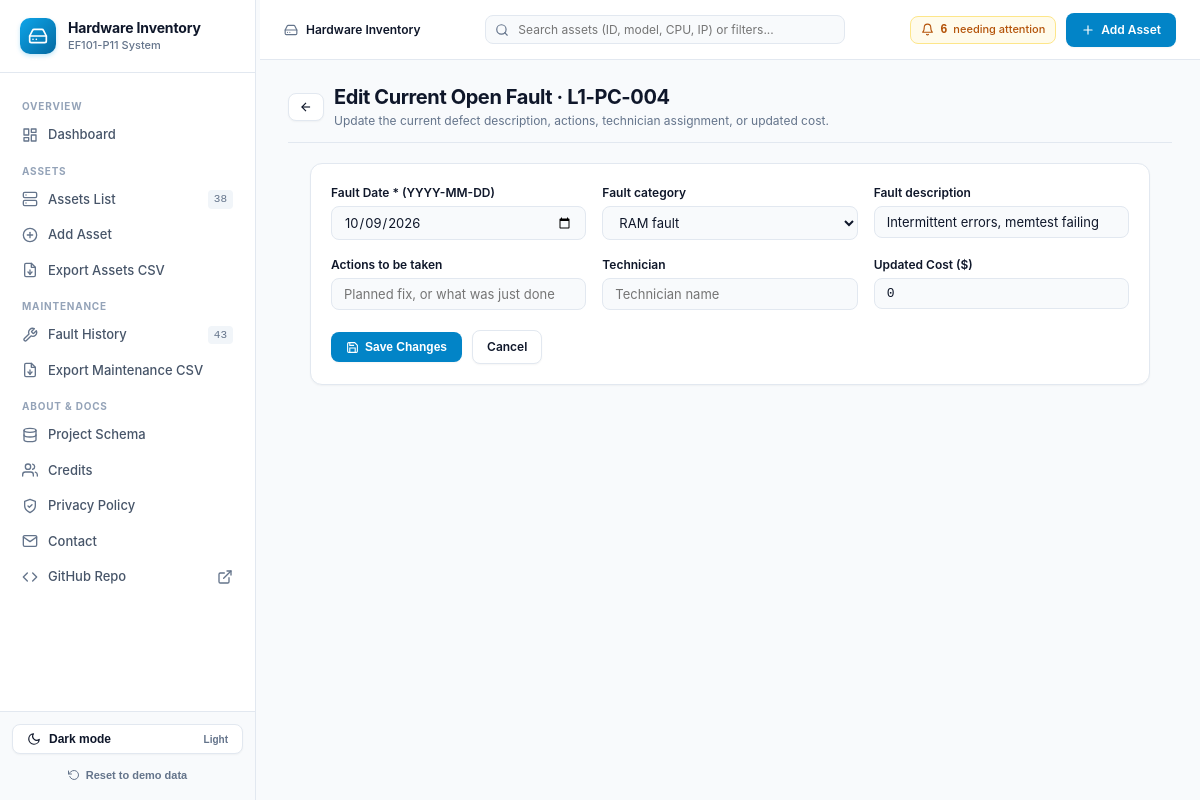
The app's page /assets/L1-PC-004/fault/edit with its own data.
### tables this page shows
CREATE TABLE assets (
    asset_id          TEXT PRIMARY KEY,                 -- permanent identity, e.g. L1-PC-001
    manufacturer      TEXT NOT NULL,
    model             TEXT NOT NULL,
    cpu               TEXT NOT NULL,                    -- full model, e.g. Intel Core i5-12400
    cpu_family        TEXT NOT NULL,                    -- grouping used for filtering, e.g. Core i5
    ram_gb            INTEGER NOT NULL CHECK (ram_gb > 0),
    ram_type          TEXT NOT NULL CHECK (ram_type IN ('DDR1','DDR2','DDR3','DDR4','DDR5')),
    storage_type      TEXT NOT NULL CHECK (storage_type IN ('SSD','HDD','NVMe','Hybrid')),
    storage_gb        INTEGER NOT NULL CHECK (storage_gb > 0),
    gpu               TEXT,                             -- NULL / empty = integrated only
    gpu_vram_gb       INTEGER CHECK (gpu_vram_gb IS NULL OR gpu_vram_gb > 0),
    os                TEXT NOT NULL,
    ip_address        TEXT,                             -- 192.168.x.n; unique inside a place
    location          TEXT NOT NULL REFERENCES locations(name),
    purchase_date     TEXT NOT NULL,                    -- ISO date YYYY-MM-DD
    warranty_expiry   TEXT NOT NULL,                    -- warranty status is COMPUTED from this
    status            TEXT NOT NULL DEFAULT 'Operational'
                      CHECK (status IN ('Operational','Faulty','Under Repair')),
    -- Current fault: filled while status is Faulty / Under Repair, all NULL when Operational
    status_category   TEXT,                             -- fault category, 'Unknown' if not given
    status_detail     TEXT,                             -- fault description ('' = not given)
    status_action     TEXT,                             -- actions to be taken ('' = not decided)
    status_technician TEXT,                             -- technician ('' = not assigned yet)
    status_date       TEXT,                             -- date the fault was recorded (ISO)
    status_cost       REAL CHECK (status_cost IS NULL OR status_cost >= 0), -- updated cost of the open fault
    active            INTEGER NOT NULL DEFAULT 1 CHECK (active IN (0,1)),  -- 0 = retired (kept for history)
    CHECK ((status = 'Operational' AND status_category IS NULL AND status_detail IS NULL
            AND status_action IS NULL AND status_technician IS NULL AND status_date IS NULL
            AND status_cost IS NULL)
        OR (status <> 'Operational' AND status_category IS NOT NULL AND status_detail IS NOT NULL
            AND status_action IS NOT NULL AND status_technician IS NOT NULL AND status_date IS NOT NULL)),
    CHECK (warranty_expiry >= purchase_date),
    UNIQUE (location, ip_address)                       -- no two PCs in one place share an IP
);

### app.py (the view, shortened to what this page needs)
@app.route("/assets/<asset_id>/fault/edit", methods=["GET", "POST"])
def asset_fault_edit(asset_id):
    a = queries.get_asset(asset_id)
    if not a:
        return render_template("message.html", title="Asset not found", text=asset_id), 404
    if a["status"] == "Operational":
        flash("This asset is Operational and has no open fault.", "info")
        return redirect(url_for("asset_detail", asset_id=asset_id))
    cur_dict = dict(a)
    cur_dict["cost"] = a["status_cost"] if a["status_cost"] is not None else queries.open_fault_cost(asset_id)
    return render_template("asset_fault_edit.html", a=cur_dict, fault_categories=FAULT_CATEGORIES)

### app.py (called while the page is built, shortened)
@app.before_request
def guard_requests():
    try:
        hostname = urlsplit("//" + request.host).hostname
    except ValueError:
        hostname = None
    extra = {h.strip().lower() for h in os.environ.get("INVENTORY_ALLOWED_HOSTS", "").split(",") if h.strip()}
    if hostname not in LOCAL_HOSTS | extra:
        return render_template("message.html", title="Wrong address",
                               text="Open this app at http://127.0.0.1 (the address printed when it starts)."), 400

@app.after_request
def security_headers(resp):
    resp.headers.setdefault("Content-Security-Policy",
                            "default-src 'self'; script-src 'self' 'unsafe-inline'; style-src 'self' 'unsafe-inline'; "
                            "img-src 'self' data:; form-action 'self'; frame-ancestors 'none'; base-uri 'self'")
    resp.headers.setdefault("X-Content-Type-Options", "nosniff")
    resp.headers.setdefault("X-Frame-Options", "DENY")
    resp.headers.setdefault("Referrer-Policy", "same-origin")      # "no-referrer" makes browsers send Origin: null
    return resp

@app.context_processor
def option_lists():
    counts = queries.global_counts()
    return dict(storage_types=STORAGE_TYPES, statuses=STATUSES, ram_types=RAM_TYPES,
                fault_categories=FAULT_CATEGORIES, locations=queries.location_names(),
                location_subnets=queries.location_subnets_map(), next_subnet=queries.next_subnet(),
                active_asset_count=counts["active_assets"], total_events_count=counts["total_events"],
                attention_count=counts["attention_count"],
                NEW_LOCATION=NEW_LOCATION, sort_link=sort_link, today=date.today().isoformat(),
                github_url=GITHUB_URL)

### db.py (called while the page is built)
def get_db():
    conn = sqlite3.connect(DB_PATH)
    conn.row_factory = sqlite3.Row
    conn.execute("PRAGMA foreign_keys = ON")   # enforce maintenance.asset_id -> assets
    return conn

### queries.py (called while the page is built)
def _all(sql, params=()):
    db = get_db()
    try:
        return db.execute(sql, params).fetchall()
    finally:
        db.close()

def _one(sql, params=()):
    db = get_db()
    try:
        return db.execute(sql, params).fetchone()
    finally:
        db.close()

def attention_sql():
    return "(a.active=1 AND a.status IN ('Faulty','Under Repair'))"

def location_names():
    return [r[0] for r in _all("SELECT name FROM locations ORDER BY name")]

def get_asset(asset_id):
    return _one("SELECT * FROM assets WHERE asset_id=?", (asset_id,))

### templates/asset_fault_edit.html (shortened to what this page needs)
{% extends "base.html" %}
{% block content %}
<div class="row between" style="margin-bottom:20px;padding-bottom:12px;border-bottom:1px solid var(--line);flex-wrap:wrap;gap:12px">
  <div class="row" style="gap:10px">
    <a class="btn sec" href="{{ url_for('asset_detail', asset_id=a.asset_id) }}" style="padding:6px 10px" title="Back to asset">
      <svg width="14" height="14" viewBox="0 0 24 24" fill="none" stroke="currentColor" stroke-width="2"><line x1="19" y1="12" x2="5" y2="12"></line><polyline points="12 19 5 12 12 5"></polyline></svg>
    </a>
    <div>
      <h1>Edit Current Open Fault &middot; {{ a.asset_id }}</h1>
      <div class="subtitle">Update the current defect description, actions, technician assignment, or updated cost.</div>
    </div>
  </div>
</div>
<div class="card" style="max-width:840px;margin:0 auto">
  <form method="post" novalidate>
    <div class="formgrid">
      <div>
        <label for="f-status_date">Fault Date * (YYYY-MM-DD)</label>
        <input type="date" name="status_date" value="{{ a.get('status_date', '') }}" id="f-status_date">
      </div>
      <div>
        <label for="f-status_category">Fault category</label>
        <select name="status_category" id="f-status_category">
          {% for o in fault_categories %}<option{{ ' selected' if (a.get('status_category') or 'Unknown')==o }}>{{ o }}</option>{% endfor %}
        </select>
      </div>
      <div>
        <label for="f-status_detail">Fault description</label>
        <input name="status_detail" value="{{ a.get('status_detail', '') or '' }}" placeholder="What is wrong?" id="f-status_detail">
      </div>
      <div>
        <label for="f-status_action">Actions to be taken</label>
        <input name="status_action" value="{{ a.get('status_action', '') or '' }}" placeholder="Planned fix, or what was just done" id="f-status_action">
      </div>
      <div>
        <label for="f-status_technician">Technician {{ '*' if a.status == 'Under Repair' else '' }}</label>
        <input name="status_technician" value="{{ a.get('status_technician', '') or '' }}" placeholder="{{ 'Required when Under Repair' if a.status == 'Under Repair' else 'Technician name' }}" id="f-status_technician">
      </div>
      <div>
        <label for="f-cost">Updated Cost ($)</label>
        <input type="number" step="any" min="0" name="cost" class="font-mono" value="{{ a.get('cost') or a.get('status_cost') or 0 }}" placeholder="0" id="f-cost">
      </div>
    </div>
    <div class="row" style="margin-top:20px;gap:10px">
      <button class="btn" type="submit">
        <svg width="13" height="13" viewBox="0 0 24 24" fill="none" stroke="currentColor" stroke-width="2"><path d="M19 21H5a2 2 0 0 1-2-2V5a2 2 0 0 1 2-2h11l5 5v11a2 2 0 0 1-2 2z"></path><polyline points="17 21 17 13 7 13 7 21"></polyline><polyline points="7 3 7 8 15 8"></polyline></svg>
        Save Changes
      </button>
      <a class="btn sec" href="{{ url_for('asset_detail', asset_id=a.asset_id) }}">Cancel</a>
    </div>
  </form>
</div>
{% endblock %}

### static/style.css (style rules this page uses)
:root { --sidebar-w: 256px; --bg: #f8fafc; --card: #ffffff; --card-border: #e2e8f0; --input: #f8fafc; --input-border: #e2e8f0; --th: #ffffff; --hover: #f8fafc; --track: #f1f5f9; --ink: #0f172a; --muted: #64748b; --line: #e2e8f0; --accent: #0284c7; --accent-hover: #0369a1; --accent-active: #075985; --accent-fg: #ffffff; --accent-light: #f0f9ff; --accent-border: #bae6fd; --accent-ink: #0369a1; --ok: #047857; --ok-bg: #ecfdf5; --ok-border: #a7f3d0; --ok-dot: #10b981; --warn: #b45309; --warn-bg: #fffbeb; --warn-border: #fde68a; --warn-dot: #f59e0b; --bad: #be123c; --bad-bg: #fff1f2; --bad-border: #fecdd3; --bad-dot: #f43f5e; --retired: #475569; --retired-bg: #f1f5f9; --retired-border: #e2e8f0; --side: #ffffff; --side-border: #e2e8f0; --side-ink: #475569; --side-heading: #94a3b8; --side-hover: #f8fafc; --side-on: #f0f9ff; --side-on-ink: #0369a1; --header-bg: #ffffff; --header-border: #e2e8f0; --shadow-2xs: 0 1px 2px 0 rgba(0, 0, 0, 0.04); --shadow-xs: 0 1px 3px 0 rgba(0, 0, 0, 0.06); --shadow-sm: 0 2px 4px -1px rgba(0, 0, 0, 0.06), 0 1px 2px -1px rgba(0, 0, 0, 0.04); --shadow-md: 0 4px 6px -1px rgba(0, 0, 0, 0.08), 0 2px 4px -2px rgba(0, 0, 0, 0.04); --font-sans: -apple-system, BlinkMacSystemFont, "Segoe UI", Roboto, "Helvetica Neue", Arial, sans-serif; --font-mono: ui-monospace, SFMono-Regular, Menlo, Monaco, Consolas, "Liberation Mono", "Courier New", monospace; color-scheme: light; }
*, *::before, *::after { box-sizing: border-box; margin: 0; padding: 0; }
body { font-family: var(--font-sans); font-size: 0.875rem; line-height: 1.5; background: var(--bg); color: var(--ink); -webkit-font-smoothing: antialiased; text-rendering: optimizeLegibility; }
code, pre, .font-mono, td.nw, th.nw { font-family: var(--font-mono); }
a { color: var(--accent); text-decoration: none; transition: color 150ms ease; }
h1 { font-size: 1.25rem; font-weight: 700; letter-spacing: -0.02em; color: var(--ink); margin: 0; line-height: 1.3; }
.subtitle { font-size: 0.75rem; color: var(--muted); margin-top: 2px; }
.card { background: var(--card); border: 1px solid var(--card-border); border-radius: 12px; padding: 20px; box-shadow: var(--shadow-2xs); margin-bottom: 20px; transition: box-shadow 150ms ease, border-color 150ms ease; }
.btn { display: inline-flex; align-items: center; justify-content: center; gap: 6px; padding: 7px 14px; font-size: 0.75rem; font-weight: 600; border-radius: 8px; background: var(--accent); color: #ffffff; border: 1px solid transparent; cursor: pointer; transition: all 120ms ease; box-shadow: var(--shadow-2xs); text-decoration: none; }
.btn.sec { background: var(--card); color: var(--ink); border: 1px solid var(--line); }
label { display: block; font-size: 0.75rem; font-weight: 600; color: var(--ink); margin-bottom: 4px; }
input, select, textarea { width: 100%; padding: 7px 12px; font-size: 0.8125rem; background: var(--input); border: 1px solid var(--input-border); border-radius: 8px; color: var(--ink); font-family: inherit; transition: border-color 150ms ease, box-shadow 150ms ease; }
.formgrid { display: grid; grid-template-columns: repeat(auto-fit, minmax(240px, 1fr)); gap: 16px; }
.row { display: flex; align-items: center; gap: 10px; }
.row.between { justify-content: space-between; }

### records on screen
assets: asset_id "L1-PC-004", status_date "10/09/2026", status_detail "Intermittent errors, memtest failing", status_technician "Technician name", cost "0"

### other values on screen
{{ active_asset_count }} "38"
{{ total_events_count }} "43"
{{ attention_count }} "6"
form field status_category "RAM fault"
